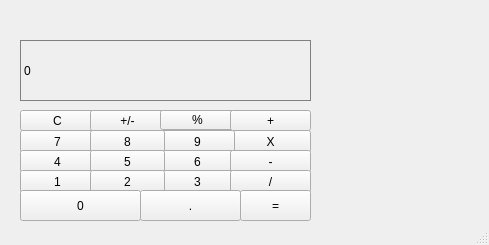
<?xml version="1.0" encoding="UTF-8"?>
<ui version="4.0">
 <class>MainWindow</class>
 <widget class="QMainWindow" name="MainWindow">
  <property name="geometry">
   <rect>
    <x>0</x>
    <y>0</y>
    <width>489</width>
    <height>245</height>
   </rect>
  </property>
  <property name="windowTitle">
   <string>MainWindow</string>
  </property>
  <property name="styleSheet">
   <string notr="true"> QLabel
{
	qproperty-alignment:'AlignVCenter|AlignRight';
	border:1px solid gray;
}
background-color:white;</string>
  </property>
  <widget class="QWidget" name="centralWidget">
   <widget class="QLabel" name="label">
    <property name="geometry">
     <rect>
      <x>20</x>
      <y>40</y>
      <width>291</width>
      <height>61</height>
     </rect>
    </property>
    <property name="minimumSize">
     <size>
      <width>241</width>
      <height>0</height>
     </size>
    </property>
    <property name="styleSheet">
     <string notr="true">QLabel
{
	qproperty-alignment:'AlignVCenter|AlignRight';
	border:1px solid gray;
}</string>
    </property>
    <property name="text">
     <string>0</string>
    </property>
   </widget>
   <widget class="QPushButton" name="pushButton_Clear">
    <property name="geometry">
     <rect>
      <x>20</x>
      <y>110</y>
      <width>75</width>
      <height>21</height>
     </rect>
    </property>
    <property name="text">
     <string>C</string>
    </property>
   </widget>
   <widget class="QPushButton" name="pushButton_Plus_Divide_Sign">
    <property name="geometry">
     <rect>
      <x>90</x>
      <y>110</y>
      <width>75</width>
      <height>21</height>
     </rect>
    </property>
    <property name="text">
     <string>+/-</string>
    </property>
   </widget>
   <widget class="QPushButton" name="pushButton_Percent_Sign">
    <property name="geometry">
     <rect>
      <x>160</x>
      <y>110</y>
      <width>75</width>
      <height>20</height>
     </rect>
    </property>
    <property name="text">
     <string>%</string>
    </property>
   </widget>
   <widget class="QPushButton" name="pushButton_Add_Sign">
    <property name="geometry">
     <rect>
      <x>230</x>
      <y>110</y>
      <width>81</width>
      <height>21</height>
     </rect>
    </property>
    <property name="styleSheet">
     <string notr="true"> QPushButton
{
rgb(255, 170, 0)
qradialgradient(spread:pad, cx:0.5, cy:0.5, radius:0.5, fx:0.5, fy:0.5, stop:0 rgba(0, 0, 0, 255), stop:0.19397 rgba(0, 0, 0, 255), stop:0.202312 rgba(122, 97, 0, 255), stop:0.495514 rgba(76, 58, 0, 255), stop:0.504819 rgba(255, 255, 255, 255), stop:0.79 rgba(255, 255, 255, 255), stop:1 rgba(255, 158, 158, 255))
}
</string>
    </property>
    <property name="text">
     <string>+</string>
    </property>
   </widget>
   <widget class="QPushButton" name="pushButton_Key_7">
    <property name="geometry">
     <rect>
      <x>20</x>
      <y>130</y>
      <width>75</width>
      <height>23</height>
     </rect>
    </property>
    <property name="styleSheet">
     <string notr="true">Q PushButton
{
border:1px solid gray;
}
QPushButton:pressed
{
background-color:qlineargradient(x1:0;y1:0,x2:0;y2:1;stop:0#dadbde,stop:1#f6f7fa);
}


</string>
    </property>
    <property name="text">
     <string>7</string>
    </property>
   </widget>
   <widget class="QPushButton" name="pushButton_Mutiply">
    <property name="geometry">
     <rect>
      <x>230</x>
      <y>130</y>
      <width>81</width>
      <height>23</height>
     </rect>
    </property>
    <property name="text">
     <string>X</string>
    </property>
   </widget>
   <widget class="QPushButton" name="pushButton_Key_9">
    <property name="geometry">
     <rect>
      <x>160</x>
      <y>130</y>
      <width>75</width>
      <height>23</height>
     </rect>
    </property>
    <property name="styleSheet">
     <string notr="true">Q PushButton
{
border:1px solid gray;
}
QPushButton:pressed
{
background-color:qlineargradient(x1:0;y1:0,x2:0;y2:1;stop:0#dadbde,stop:1#f6f7fa);
}


</string>
    </property>
    <property name="text">
     <string>9</string>
    </property>
   </widget>
   <widget class="QPushButton" name="pushButton_Key_8">
    <property name="geometry">
     <rect>
      <x>90</x>
      <y>130</y>
      <width>75</width>
      <height>23</height>
     </rect>
    </property>
    <property name="styleSheet">
     <string notr="true">Q PushButton
{
border:1px solid gray;
}
QPushButton:pressed
{
background-color:qlineargradient(x1:0;y1:0,x2:0;y2:1;stop:0#dadbde,stop:1#f6f7fa);
}


</string>
    </property>
    <property name="text">
     <string>8</string>
    </property>
   </widget>
   <widget class="QPushButton" name="pushButton_Key_4">
    <property name="geometry">
     <rect>
      <x>20</x>
      <y>150</y>
      <width>75</width>
      <height>23</height>
     </rect>
    </property>
    <property name="styleSheet">
     <string notr="true">Q PushButton
{
border:1px solid gray;
}
QPushButton:pressed
{
background-color:qlineargradient(x1:0;y1:0,x2:0;y2:1;stop:0#dadbde,stop:1#f6f7fa);
}


</string>
    </property>
    <property name="text">
     <string>4</string>
    </property>
   </widget>
   <widget class="QPushButton" name="pushButton_Key_6">
    <property name="geometry">
     <rect>
      <x>160</x>
      <y>150</y>
      <width>75</width>
      <height>23</height>
     </rect>
    </property>
    <property name="styleSheet">
     <string notr="true">Q PushButton
{
border:1px solid gray;
}
QPushButton:pressed
{
background-color:qlineargradient(x1:0;y1:0,x2:0;y2:1;stop:0#dadbde,stop:1#f6f7fa);
}


</string>
    </property>
    <property name="text">
     <string>6</string>
    </property>
   </widget>
   <widget class="QPushButton" name="pushButton_Key_5">
    <property name="geometry">
     <rect>
      <x>90</x>
      <y>150</y>
      <width>75</width>
      <height>23</height>
     </rect>
    </property>
    <property name="styleSheet">
     <string notr="true">Q PushButton
{
border:1px solid gray;
}
QPushButton:pressed
{
background-color:qlineargradient(x1:0;y1:0,x2:0;y2:1;stop:0#dadbde,stop:1#f6f7fa);
}


</string>
    </property>
    <property name="text">
     <string>5</string>
    </property>
   </widget>
   <widget class="QPushButton" name="pushButton_Minus_Sign">
    <property name="geometry">
     <rect>
      <x>230</x>
      <y>150</y>
      <width>81</width>
      <height>23</height>
     </rect>
    </property>
    <property name="text">
     <string>-</string>
    </property>
   </widget>
   <widget class="QPushButton" name="pushButton_Key_1">
    <property name="geometry">
     <rect>
      <x>20</x>
      <y>170</y>
      <width>75</width>
      <height>23</height>
     </rect>
    </property>
    <property name="styleSheet">
     <string notr="true">Q PushButton
{
border:1px solid gray;
}
QPushButton:pressed
{
background-color:qlineargradient(x1:0;y1:0,x2:0;y2:1;stop:0#dadbde,stop:1#f6f7fa);
}


</string>
    </property>
    <property name="text">
     <string>1</string>
    </property>
   </widget>
   <widget class="QPushButton" name="pushButton_Key_3">
    <property name="geometry">
     <rect>
      <x>160</x>
      <y>170</y>
      <width>75</width>
      <height>23</height>
     </rect>
    </property>
    <property name="styleSheet">
     <string notr="true">Q PushButton
{
border:1px solid gray;
}
QPushButton:pressed
{
background-color:qlineargradient(x1:0;y1:0,x2:0;y2:1;stop:0#dadbde,stop:1#f6f7fa);
}


</string>
    </property>
    <property name="text">
     <string>3</string>
    </property>
   </widget>
   <widget class="QPushButton" name="pushButton_Key_2">
    <property name="geometry">
     <rect>
      <x>90</x>
      <y>170</y>
      <width>75</width>
      <height>23</height>
     </rect>
    </property>
    <property name="styleSheet">
     <string notr="true">Q PushButton
{
border:1px solid gray;
}
QPushButton:pressed
{
background-color:qlineargradient(x1:0;y1:0,x2:0;y2:1;stop:0#dadbde,stop:1#f6f7fa);
}


</string>
    </property>
    <property name="text">
     <string>2</string>
    </property>
   </widget>
   <widget class="QPushButton" name="pushButton_Divide">
    <property name="geometry">
     <rect>
      <x>230</x>
      <y>170</y>
      <width>81</width>
      <height>23</height>
     </rect>
    </property>
    <property name="text">
     <string>/</string>
    </property>
   </widget>
   <widget class="QPushButton" name="pushButton_Key_0">
    <property name="geometry">
     <rect>
      <x>20</x>
      <y>190</y>
      <width>121</width>
      <height>31</height>
     </rect>
    </property>
    <property name="styleSheet">
     <string notr="true">Q PushButton
{
border:1px solid gray;
}
QPushButton:pressed
{
background-color:qlineargradient(x1:0;y1:0,x2:0;y2:1;stop:0#dadbde,stop:1#f6f7fa);
}


</string>
    </property>
    <property name="text">
     <string>0</string>
    </property>
   </widget>
   <widget class="QPushButton" name="pushButton_Key_Point">
    <property name="geometry">
     <rect>
      <x>140</x>
      <y>190</y>
      <width>101</width>
      <height>31</height>
     </rect>
    </property>
    <property name="styleSheet">
     <string notr="true">Q PushButton
{
border:1px solid gray;
}
QPushButton:pressed
{
background-color:qlineargradient(x1:0;y1:0,x2:0;y2:1;stop:0#dadbde,stop:1#f6f7fa);
}


</string>
    </property>
    <property name="text">
     <string>.</string>
    </property>
   </widget>
   <widget class="QPushButton" name="pushButton_Equal_Sign">
    <property name="geometry">
     <rect>
      <x>240</x>
      <y>190</y>
      <width>71</width>
      <height>31</height>
     </rect>
    </property>
    <property name="text">
     <string>=</string>
    </property>
   </widget>
  </widget>
  <widget class="QStatusBar" name="statusBar"/>
 </widget>
 <layoutdefault spacing="6" margin="11"/>
 <resources/>
 <connections/>
</ui>
